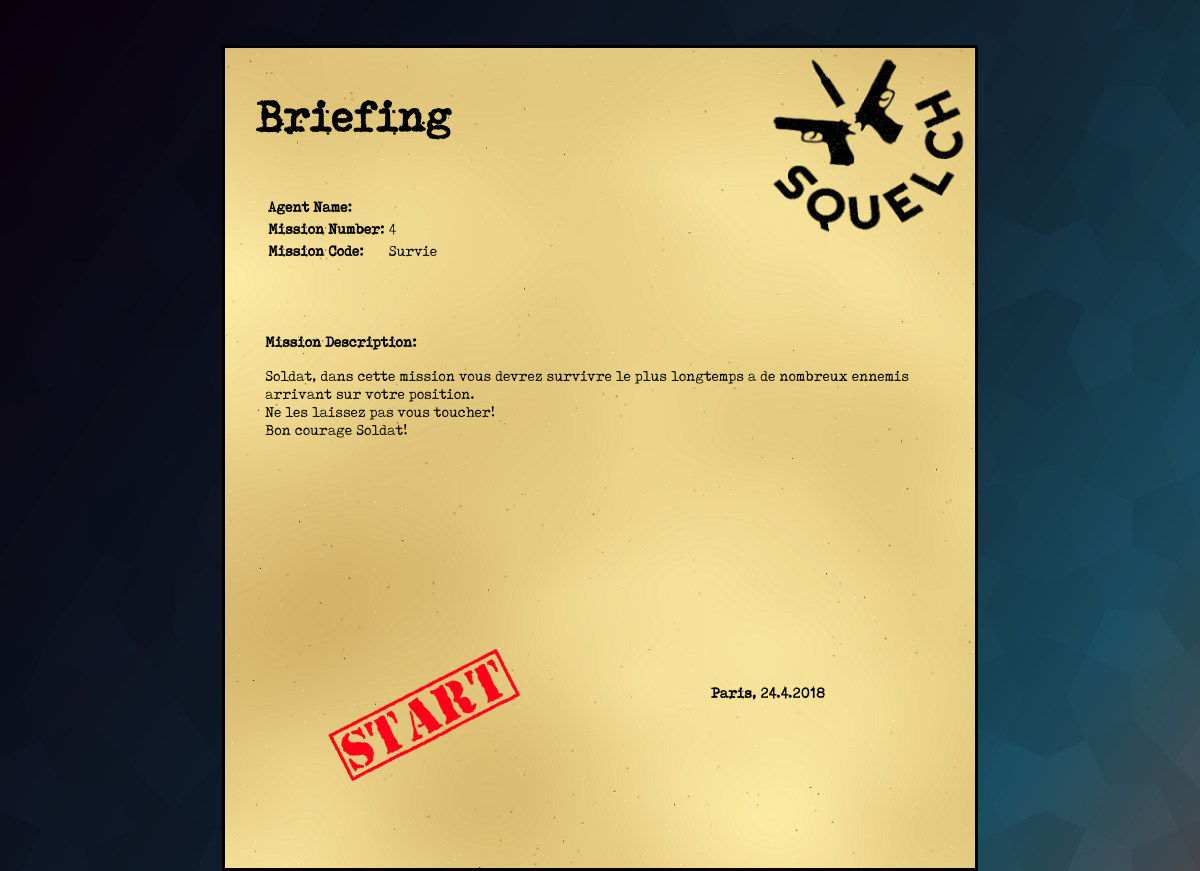
The app's page /HTML/resume.php?mission=4 with its own data.
### tables this page shows
CREATE TABLE IF NOT EXISTS `mission` (
  `idmission` int(11) NOT NULL AUTO_INCREMENT,
  `codemission` varchar(15) NOT NULL,
  `descriptionmission` text NOT NULL,
  PRIMARY KEY (`idmission`)
);

### HTML/resume.php (the view, shortened to what this page needs)
<?php
$resume = null;
try {
    $bd = new PDO('mysql:host=pnwd.myd.infomaniak.com;dbname=pnwd_classe2b', 'pnwd_squelch', 'SquelchP2B');
} catch (PDOException $e) {
    echo 'Connexion échouée : ' . $e->getMessage();
}
if(isset($_GET['mission'])) {
    $idmission = $_GET['mission'];
	$infoResume = $bd->query('SELECT * FROM mission WHERE idmission = ' . $idmission);
	$infoResume->execute();
	$resume = $infoResume->fetch();
}
else {
	echo "erreur d'envoi";
}
?>
    <html>
    <head>
        <link rel="stylesheet" type="text/css" href="../CSS/cssResume.css">
    </head>
    <body onload="onload()">
        <div id="all">
            <div id="scoreDiv">
                <h1>Briefing</h1>
                <table>
                    <tr>
                        <td>
                            <p id="agentName"><b>Agent Name: </b></p>
                        </td>
                        <td>
                        </td>
                    </tr>
                    <tr>
                        <td>
                            <p id="missionNbr"><b>Mission Number:</b></p>
                        </td>
                        <td id="numMission"><?php if(isset($resume)) { echo $resume['idmission']; }?></td>
                    </tr>
                    <tr>
                        <td>
                            <p id="missionCode"><b>Mission Code: </b></p>
                        </td>
                        <td >
                            <?php if(isset($resume)) { echo $resume['codemission']; }?>
                        </td>
                    </tr>
                </table>
                <br>
                <br><br>
                <p id="missionDesc"><b>Mission Description: </b></p>
                <p id="missionDescFull">
                    <?php if(isset($resume)) { echo utf8_encode($resume['descriptionmission']); }?>
                </p>
                <p id="date"></p>
                <img id="start" onclick="animationStart()" draggable="false" src="../IMG/briefingStart.png">
            </div>
        </div>
    </body>
    </html>

### CSS/cssResume.css (style rules this page uses)
#scoreDiv { position: relative; border:solid 3px black; margin: auto; margin-top: 45px; width: 730px; height: 800px; background-image: url(../IMG/rapport.png); background-repeat: no-repeat; background-size: cover; text-align: left; font-family: 'Tox Typewriter'; padding: 10px; }
#scoreDiv h1 { text-align: left; margin-left: 20px; font-family: 'Tox Typewriter'; font-size: 3rem; margin-bottom: 50px; }
#scoreDiv p { margin-left: 30px; }
body { height: 100%; margin: auto; background-repeat: no-repeat; background-size: cover; background-attachment: fixed; background-image: url(../IMG/back.png); overflow: hidden; }
#date { position: absolute; right: 150px; bottom: 150px; }
#start { width: 300px; position: absolute; bottom: 75px; right: 400px; animation-name: pulse; animation-duration: 1.2s; animation-iteration-count: infinite; }

### records on screen
mission: idmission "4", codemission "Survie", descriptionmission "Soldat, dans cette mission vous devrez survivre le plus longtemps a de nombreux ennemis arrivant sur votre position. Ne les laissez pas vous toucher! Bon courage Soldat!"
